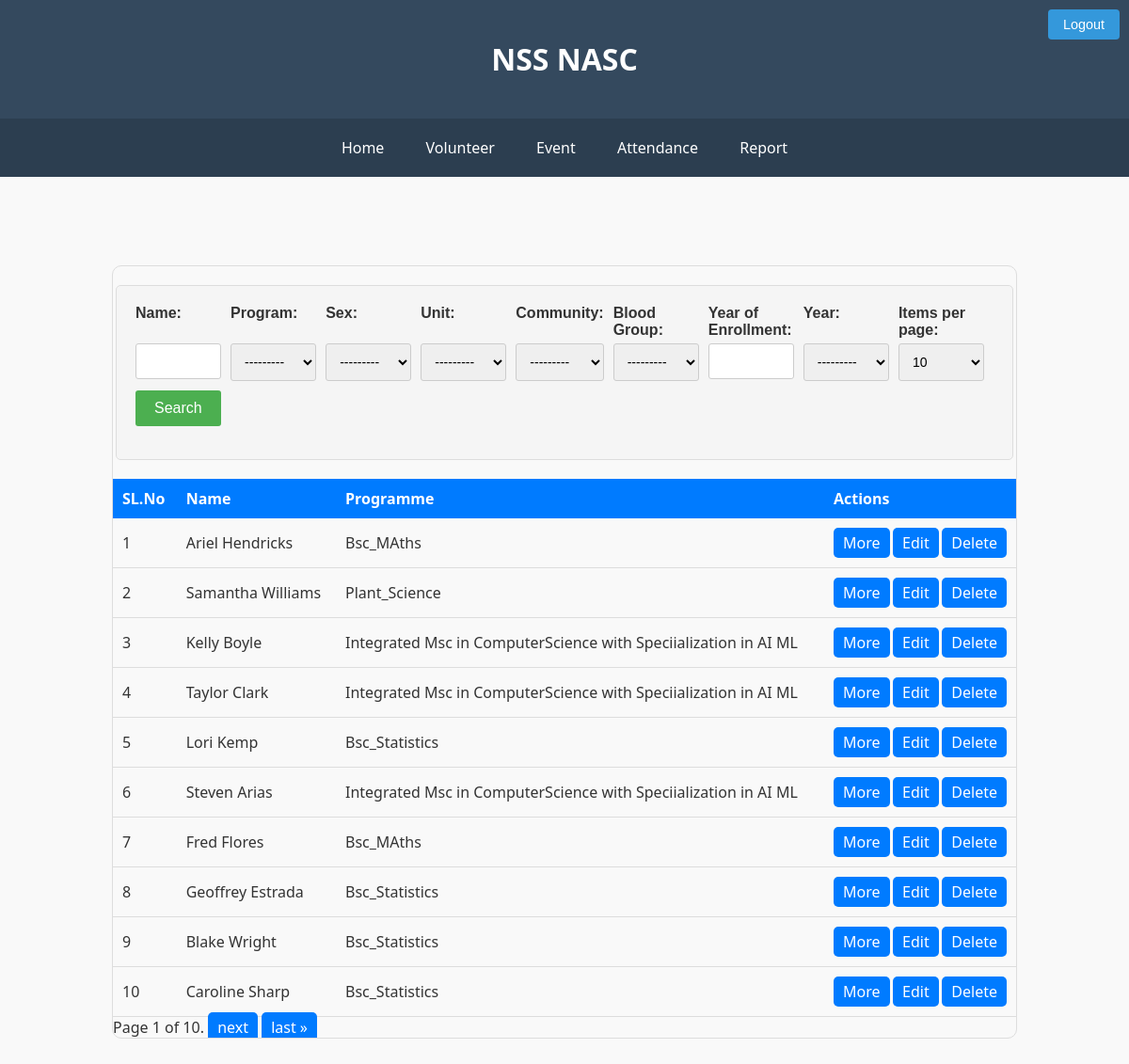
The app's page /vol (signed in) with its own data.
### nss/models.py (models this page shows, shortened)
class volunteer(models.Model):
    volunteer_id=models.AutoField(primary_key=True)
    name=models.CharField(max_length=25)
    status=models.CharField(default='active',max_length=20)
    guard_name=models.CharField(max_length=25)
    guard_mob_no=models.IntegerField()
    sex_choices=[
        ('male','Male'),('female','Female')
    ]
    sex=models.CharField(max_length=15,choices=sex_choices)
    dob=models.DateField()
    year_choices=[
        ('1','1'),('2','2'),('3','3')
    ]
    year=models.IntegerField(choices=year_choices)
    community_choices=[
        ('st','ST'),('sc','SC'),('general','General'),('obc','OBC')
    ]
    community=models.CharField(max_length=15,choices=community_choices)
    address=models.TextField()
    blood_group_choices=[
        ('a+','A+'),('a-','A-'),('b+','B+'),('b-','B-'),('o+','O+'),('o-','O-'),('ab+','AB+'),('ab-','AB-')
    ]
    blood_group=models.CharField(max_length=15,choices=blood_group_choices)
    height=models.IntegerField()
    unit_choices=[
        ('1','1'),('2','2'),('3','3')
    ]
    unit=models.IntegerField(choices=unit_choices)
    weight=models.IntegerField()
    mobile_no=models.IntegerField()
    Email_id=models.EmailField()
    year_of_enrollment=models.IntegerField()
    cultural_talents=models.TextField()
    hobbies=models.TextField()
    roll_no=models.IntegerField(unique=False,null=True)
    image=models.ImageField(upload_to='volunteers',default="")
    program=models.ForeignKey(Programme,on_delete=models.CASCADE)

class Programme(models.Model):
    programme_id=models.IntegerField(primary_key=True)
    dept=models.ForeignKey(Department,on_delete=models.CASCADE)
    program_name=models.CharField(max_length=65)
    no_of_sems=models.IntegerField()
    grad_level=models.CharField(max_length=10)
    def __str__(self):
        return f"{self.program_name}"

### nss/views.py (the view)
# urls.py: path("vol",views.view_volunteer,name='view_volunteer'),
@login_required
def view_volunteer(request):
    volunteer_list = volunteer.objects.all()
    volunteer_filter = VolunteerFilter(request.GET, queryset=volunteer_list)
    items_per_page = request.GET.get('items_per_page', 10)
    try:
        items_per_page = int(items_per_page)
    except ValueError:
        items_per_page = 10
    paginator = Paginator(volunteer_filter.qs, items_per_page)
    page_number = request.GET.get('page')
    page_obj = paginator.get_page(page_number)
    return render(request, 'nss/view_volunteer.html', {'filter': volunteer_filter, 'page_obj': page_obj, 'items_per_page': items_per_page})

### nss/context_processors.py (called while the page is built)
def group_processor(request):
    if request.user.is_authenticated:
        is_po_group = request.user.groups.filter(name='po').exists()
        is_vs_group = request.user.groups.filter(name='vs').exists()  # Adjust as needed
    else:
        is_po_group = False
        is_vs_group = False
    return {
        'is_po_group': is_po_group,
        'is_vs_group': is_vs_group,
    }

### nss/templates/nss/view_volunteer.html (shortened to what this page needs)
{% extends 'nss/base.html' %}
{% load static %}
{% block content %}
<head>
    <link rel="stylesheet" href="{% static 'css/view_volunteer.css' %}">
</head>
<div class="table-container">
    <form method="get" class="custom-form">
        <div class="form-field">
            <label for="id_name">Name:</label><br>
            {{ filter.form.name }}
        </div>
        <div class="form-field">
            <label for="id_program">Program:</label><br>
            {{ filter.form.program }}
        </div>
        <div class="form-field">
            <label for="id_location">Sex:</label><br>
            {{ filter.form.sex }}
        </div>
        <div class="form-field">
            <label for="id_unit">Unit:</label><br>
            {{ filter.form.unit }}
        </div>
        <div class="form-field">
            <label for="id_community">Community:</label><br>
            {{ filter.form.community }}
        </div>
        <div class="form-field">
            <label for="id_community">Blood Group:</label>
            {{ filter.form.blood_group }}
        </div>
        <div class="form-field">
            <label for="id_yearofenrollement">Year of Enrollment:</label>
            {{ filter.form.year_of_enrollment }}
        </div>
        <div class="form-field">
            <label for="id_community">Year:</label><br>
            {{ filter.form.year }}
        </div>
        <div class="form-field">
            <label for="items_per_page">Items per page:</label>
            <select name="items_per_page" id="items_per_page">
                <option value="10" {% if request.GET.items_per_page == "10" %}selected{% endif %}>10</option>
            </select>
        </div>
        <div class="form-row">
        <input type="submit" value="Search" >
        </div>
    </form>
    <table id="volunteer-table">
        <tr>
            <th>SL.No</th>
            <th>Name</th>
            <th>Programme</th>
            <th>Actions</th>
        </tr>
        {% for volunteer in page_obj.object_list %}
        <tr>
            <td>{{ page_obj.start_index|add:forloop.counter0 }}</td>
            <td>{{ volunteer.name }}</td>
            <td>{{ volunteer.program.program_name }}</td>
            <td>
                <div class="button-container">
                    <a class="button" href="{% url 'volunteer_details' volunteer.volunteer_id %}">More</a>
                    <a class="button" href="{% url 'edit_volunteer' pk=volunteer.volunteer_id %}">Edit</a>
                    <a class="button delete-btn" href="{% url 'delete_volunteer' pk=volunteer.volunteer_id %}">Delete</a>
                </div>
            </td>
        </tr>
        {% endfor %}
    </table>
    <div class="pagination">
        <span class="step-links">
            <span class="current">
                Page {{ page_obj.number }} of {{ page_obj.paginator.num_pages }}.
            </span>
            {% if page_obj.has_next %}
                <a class="button" href="?page={{ page_obj.next_page_number }}">next</a>
                <a class="button" href="?page={{ page_obj.paginator.num_pages }}">last &raquo;</a>
            {% endif %}
        </span>
    </div>
</div>
{% endblock %}

### static/css/base.css (style rules this page uses)
body { background-color: #f9f9f9; color: #333; font-family: 'Segoe UI', Tahoma, Geneva, Verdana, sans-serif; margin: 0; padding: 0; }

### static/css/view_volunteer.css (style rules this page uses)
.table-container { width: 80%; margin: 50px auto; border: 1px solid #ddd; border-radius: 10px; overflow-x: auto; }
table { width: 100%; border-collapse: collapse; }
th, td { padding: 10px; text-align: left; }
th { background-color: #007bff; color: #fff; }
td { border-bottom: 1px solid #ddd; }
a { color: white; text-decoration: underline; }
.button-container { display: flex; justify-content: space-between; }
.button { padding: 5px 10px; background-color: #007bff; color: white; text-decoration: none; border-radius: 5px; }
.custom-form { max-width: 95%; margin: 20px auto; padding: 20px; background-color: #f5f5f5; border: 1px solid #ddd; border-radius: 5px; font-family: Arial, sans-serif; display: flex; flex-wrap: wrap; justify-content: space-between; }
.form-row { width: 100%; display: flex; flex-wrap: wrap; justify-content: space-between; margin-bottom: 15px; }
.form-field { flex: 1; margin-right: 10px; }
.custom-form label { display: block; font-weight: bold; margin-bottom: 5px; }
.custom-form select, .custom-form input[type="text"], .custom-form input[type="number"], .custom-form input[type="email"] { width: 100%; padding: 10px; font-size: 14px; border: 1px solid #ccc; border-radius: 3px; box-sizing: border-box; }
.custom-form input[type="submit"] { background-color: #4CAF50; color: white; padding: 10px 20px; border: none; cursor: pointer; border-radius: 3px; font-size: 16px; margin-top: 10px; }

### records on screen
volunteer: start_index|add "1", name "Ariel Hendricks", program.program_name "Bsc_MAths"
volunteer: start_index|add "2", name "Samantha Williams", program.program_name "Plant_Science"
volunteer: start_index|add "3", name "Kelly Boyle", program.program_name "Integrated Msc in ComputerScience with Speciialization in AI ML"
volunteer: start_index|add "4", name "Taylor Clark", program.program_name "Integrated Msc in ComputerScience with Speciialization in AI ML"
volunteer: start_index|add "5", name "Lori Kemp", program.program_name "Bsc_Statistics"
volunteer: start_index|add "6", name "Steven Arias", program.program_name "Integrated Msc in ComputerScience with Speciialization in AI ML"
volunteer: start_index|add "7", name "Fred Flores", program.program_name "Bsc_MAths"
volunteer: start_index|add "8", name "Geoffrey Estrada", program.program_name "Bsc_Statistics"
volunteer: start_index|add "9", name "Blake Wright", program.program_name "Bsc_Statistics"
volunteer: start_index|add "10", name "Caroline Sharp", program.program_name "Bsc_Statistics"

### other values on screen
{{ page_obj.number }} "1"
{{ page_obj.paginator.num_pages }} "10"
